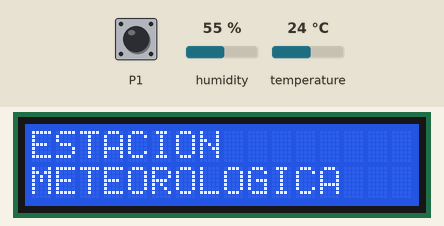
The program below on a simulated BBC micro:bit (MakeCode). Shown: 16×2 character LCD. Inputs (shaded band) come from the test bench; at power-on: humidity 55 %, temperature 24 °C.

Above: at 0.6 s.
At 2.6 s:
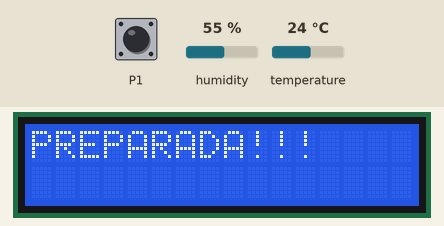
8.8 s: touch pin P1 pressed for 0.15 s
At 10.1 s:
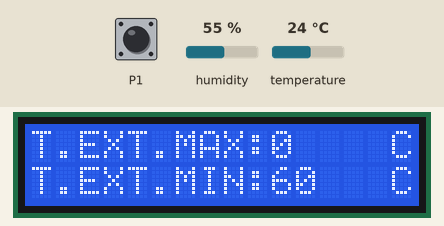
14.5 s: touch pin P1 pressed for 0.15 s
At 17.4 s:
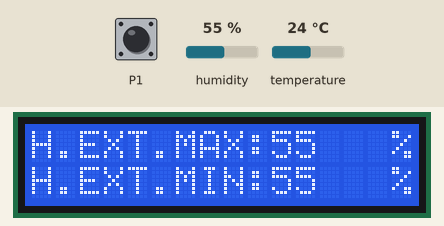
18.2 s: touch pin P1 pressed 5 times (0.12 s each, 0.3 s apart)
At 19.3 s:
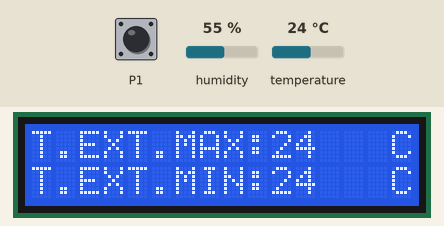
Timing chart, 0 to 21.2 s (numbered marks = the images above; inputs shaded):
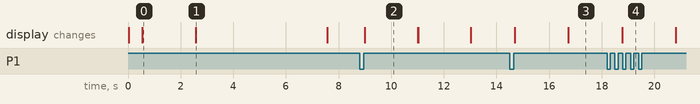

Measured:
- after the input at 8.8 s, the display: changes after 0.19 s (image 2)
- after the input at 14.5 s, the display: first changes after 0.19 s (image 3 shows a later state)
- after the input at 18.2 s, the display: changes after 0.57 s (image 4)
- what the display in image 0 shows lasts 2.1 s, from 0.5 s to 2.6 s
- what the display in image 1 shows lasts 5.0 s, from 2.6 s to 7.6 s

The program:

main.ts
```typescript
input.onPinPressed(TouchPin.P0, function () {
    I2C_LCD1602.BacklightOn()
    I2C_LCD1602.ShowString("TEMP.EXT:", 0, 0)
    I2C_LCD1602.ShowNumber(T, 10, 0)
    I2C_LCD1602.ShowString("C", 15, 0)
    I2C_LCD1602.ShowString("HUM. EXT:", 0, 1)
    I2C_LCD1602.ShowNumber(H, 10, 1)
    I2C_LCD1602.ShowString("%", 15, 1)
    basic.pause(2000)
    I2C_LCD1602.clear()
    I2C_LCD1602.ShowString("TEMP.INT:", 0, 0)
    I2C_LCD1602.ShowNumber(input.temperature(), 10, 0)
    I2C_LCD1602.ShowString("C", 15, 0)
    I2C_LCD1602.ShowString("CAL.AIR:", 0, 1)
    I2C_LCD1602.ShowNumber(pins.analogReadPin(AnalogPin.P3), 10, 1)
    basic.pause(2000)
    I2C_LCD1602.clear()
    I2C_LCD1602.BacklightOff()
})
input.onPinPressed(TouchPin.P1, function () {
    if (input.pinIsPressed(TouchPin.P0)) {
        TMIN = 60
        HMIN = 99
        TMAX = 0
        HMAX = 0
    }
    I2C_LCD1602.BacklightOn()
    I2C_LCD1602.ShowString("T.EXT.MAX:", 0, 0)
    I2C_LCD1602.ShowNumber(TMAX, 10, 0)
    I2C_LCD1602.ShowString("C", 15, 0)
    I2C_LCD1602.ShowString("T.EXT.MIN:", 0, 1)
    I2C_LCD1602.ShowNumber(TMIN, 10, 1)
    I2C_LCD1602.ShowString("C", 15, 1)
    basic.pause(2000)
    I2C_LCD1602.clear()
    I2C_LCD1602.ShowString("H.EXT.MAX:", 0, 0)
    I2C_LCD1602.ShowNumber(HMAX, 10, 0)
    I2C_LCD1602.ShowString("%", 15, 0)
    I2C_LCD1602.ShowString("H.EXT.MIN:", 0, 1)
    I2C_LCD1602.ShowNumber(HMIN, 10, 1)
    I2C_LCD1602.ShowString("%", 15, 1)
    basic.pause(2000)
    I2C_LCD1602.clear()
    I2C_LCD1602.BacklightOff()
})
let HMAX = 0
let TMAX = 0
let H = 0
let T = 0
let HMIN = 0
let TMIN = 0
I2C_LCD1602.LcdInit(39)
I2C_LCD1602.BacklightOff()
basic.pause(500)
I2C_LCD1602.BacklightOn()
I2C_LCD1602.ShowString("ESTACION", 0, 0)
I2C_LCD1602.ShowString("METEOROLOGICA", 0, 1)
basic.pause(2000)
I2C_LCD1602.clear()
I2C_LCD1602.ShowString("PREPARADA!!!", 0, 0)
basic.pause(5000)
I2C_LCD1602.clear()
I2C_LCD1602.BacklightOff()
dht11_dht22.selectTempType(tempType.celsius)
TMIN = 60
HMIN = 99
basic.forever(function () {
    dht11_dht22.queryData(
    DHTtype.DHT22,
    DigitalPin.P9,
    true,
    false,
    true
    )
    basic.pause(5000)
    if (dht11_dht22.readDataSuccessful()) {
        T = dht11_dht22.readData(dataType.temperature)
        H = dht11_dht22.readData(dataType.humidity)
        if (T < TMIN) {
            TMIN = T
        }
        if (T > TMAX) {
            TMAX = T
        }
        if (H < HMIN) {
            HMIN = H
        }
        if (H > HMAX) {
            HMAX = H
        }
    }
})
```

test.ts
```typescript
// aquí va el archivo "tests"; esto no se compilará cuando este paquete se utilice como una extensión.
```
